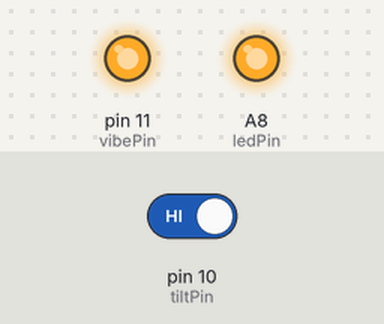
A sketch run on a simulated Arduino Mega 2560, built with avr-gcc and run on an emulated ATmega2560. On the bench: output pins drawn as LEDs (lit = HIGH). The inputs (shaded band) are chosen by the test bench; at power-on: pin 10 (tiltPin) HIGH. What the sketch prints to the serial monitor is not drawn.

Above: at 1.2 s.
1.3 s: pin 10 (tiltPin) driven LOW
At 2.5 s:
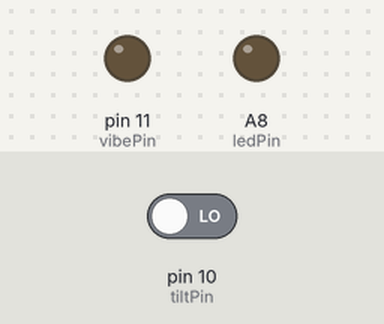
2.8 s: pin 10 (tiltPin) driven HIGH
At 3.7 s:
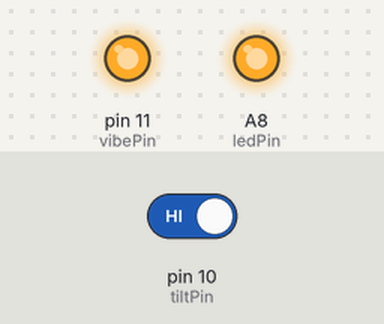
Timing chart, 0 to 5.8 s (numbered marks = the images above; inputs shaded):
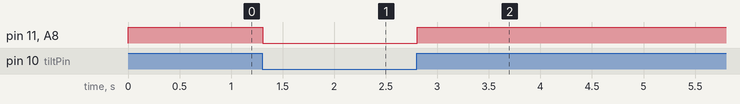

Measured:
- after the input at 1.3 s, pin 11 (vibePin), A8 (ledPin): HIGH → LOW at once
- after the input at 2.8 s, pin 11 (vibePin), A8 (ledPin): LOW → HIGH at once

The sketch:

basicTilt.ino
```cpp
/*
Basic Tilt
By Michelle Bakels
Modify behavor of tilt pin

*** unable to test. 3/4 alligator clips
*/

int tiltPin = 10;
int tiltState;
int ledPin = A8;
int vibePin = 11;

void setup() {
  pinMode(tiltPin, INPUT_PULLUP);
  pinMode(ledPin, OUTPUT);
  pinMode(vibePin, OUTPUT);
  Serial.begin(9600);
}

void loop() {
  tiltState = digitalRead(tiltPin);
  Serial.println(tiltState);
  digitalWrite(ledPin, tiltState);
  digitalWrite(vibePin, tiltState);
}
```
